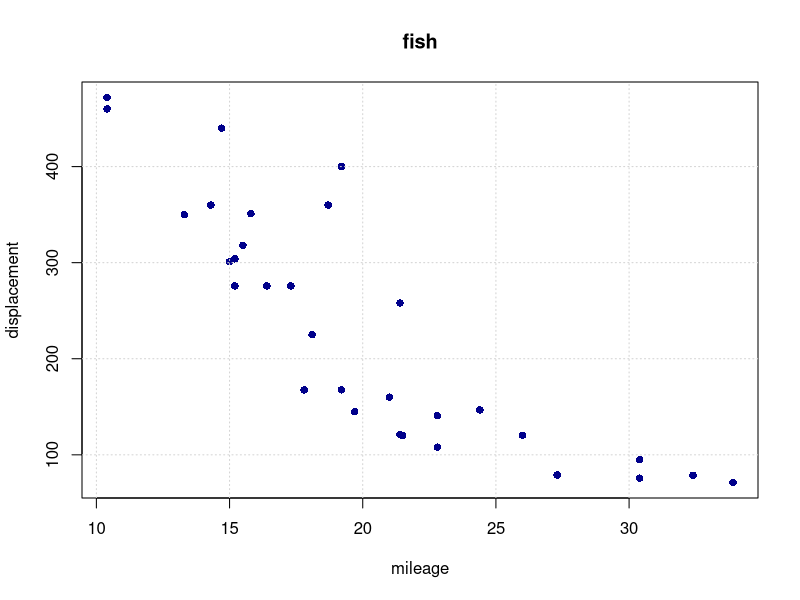

Write R code to recreate this figure. (Note: this script raises an error after producing the figure.)
v1 <-  c("foo","bar","baz")
print(v1[2])

v2 <- 1:3

print(v2)

x = sample(1:500,10)
print(x)
print(mean(x))
print(sum(x)/length(x))


dat = data.frame(jargon=c("foo","bar","baz", "whatevs"),points=c(1,2,3,4),stringsAsFactors=FALSE)

nrow(dat)
names(dat)
dat[2,]
dat[,"jargon"]
dat[1:2,"jargon"]
dat[dat$points>2,]
dat[length(dat$jargon)>3]


plot(mtcars$mpg,mtcars$disp,main="fish",xlab = "mileage",ylab="displacement",col="dark blue",pch = 16)
grid()
x = mean(mtcars$mpg)
abline(h=x,col="red",lty=2)
dat = mtcars[mtcars$am == 0]
points(dat$mpg,dat$disp,col="red")


myerr = function(x1,x2)
{
  stopifnot(length(x1)==length(x2)||(length(x1)<=0))
  sum((x1-x2)*(x1-x2))
}
myerr(1:5, c(1.2, 2.1, 3.5, 4.0, 4.8))

myerr2 = function(x1,x2,tolerance)
{
  stopifnot(length(x1)==length(x2)||(length(x1)<=0))
  sum(ifelse((x1-x2)*(x1-x2)>tolerance,1,0))/length(x1)
}
myerr2(1:5, c(1.2, 2.1, 3.5, 4.0, 4.8), 0.2)
